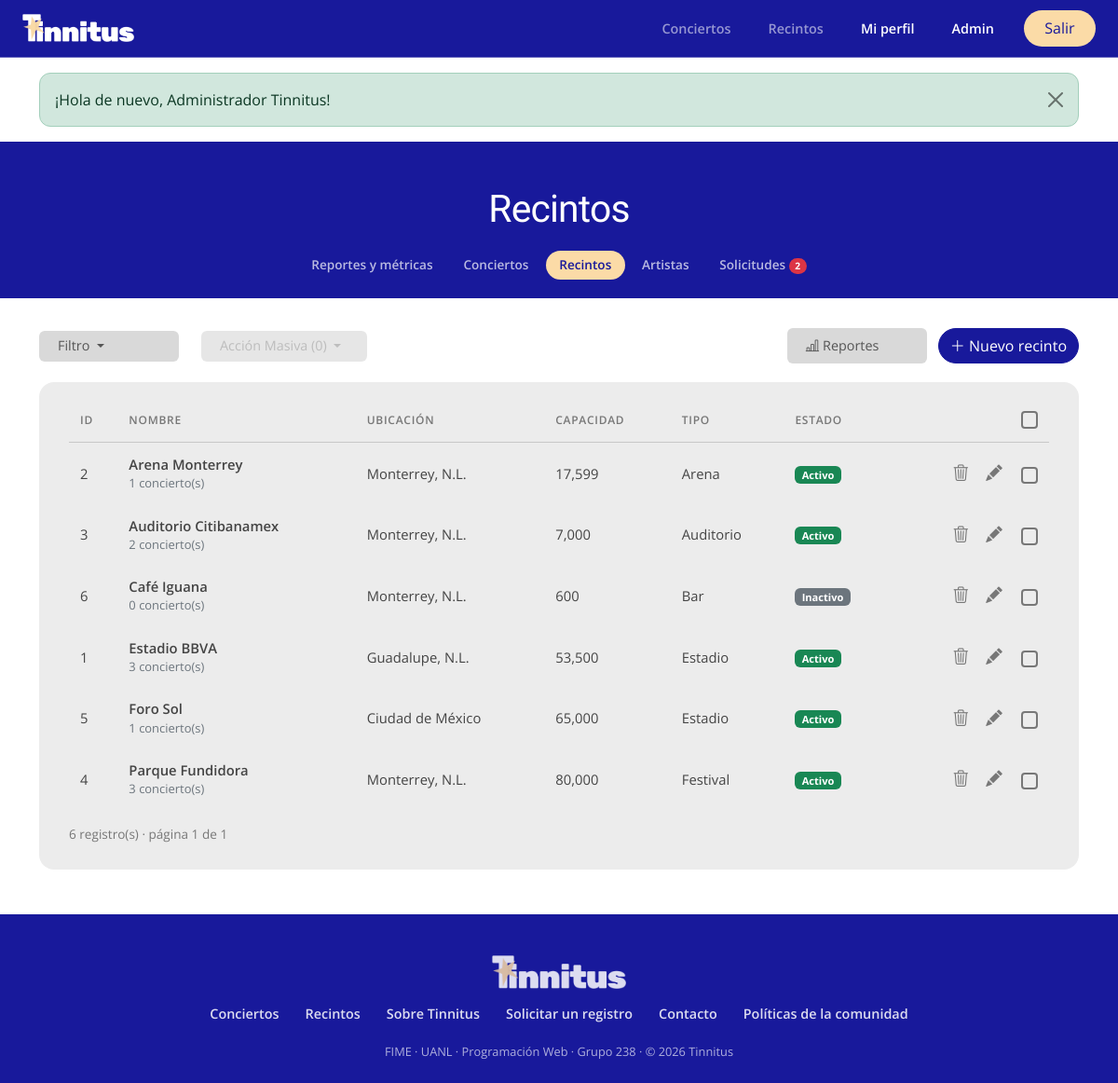
The app's page /admin-venues.php (signed in), older data.
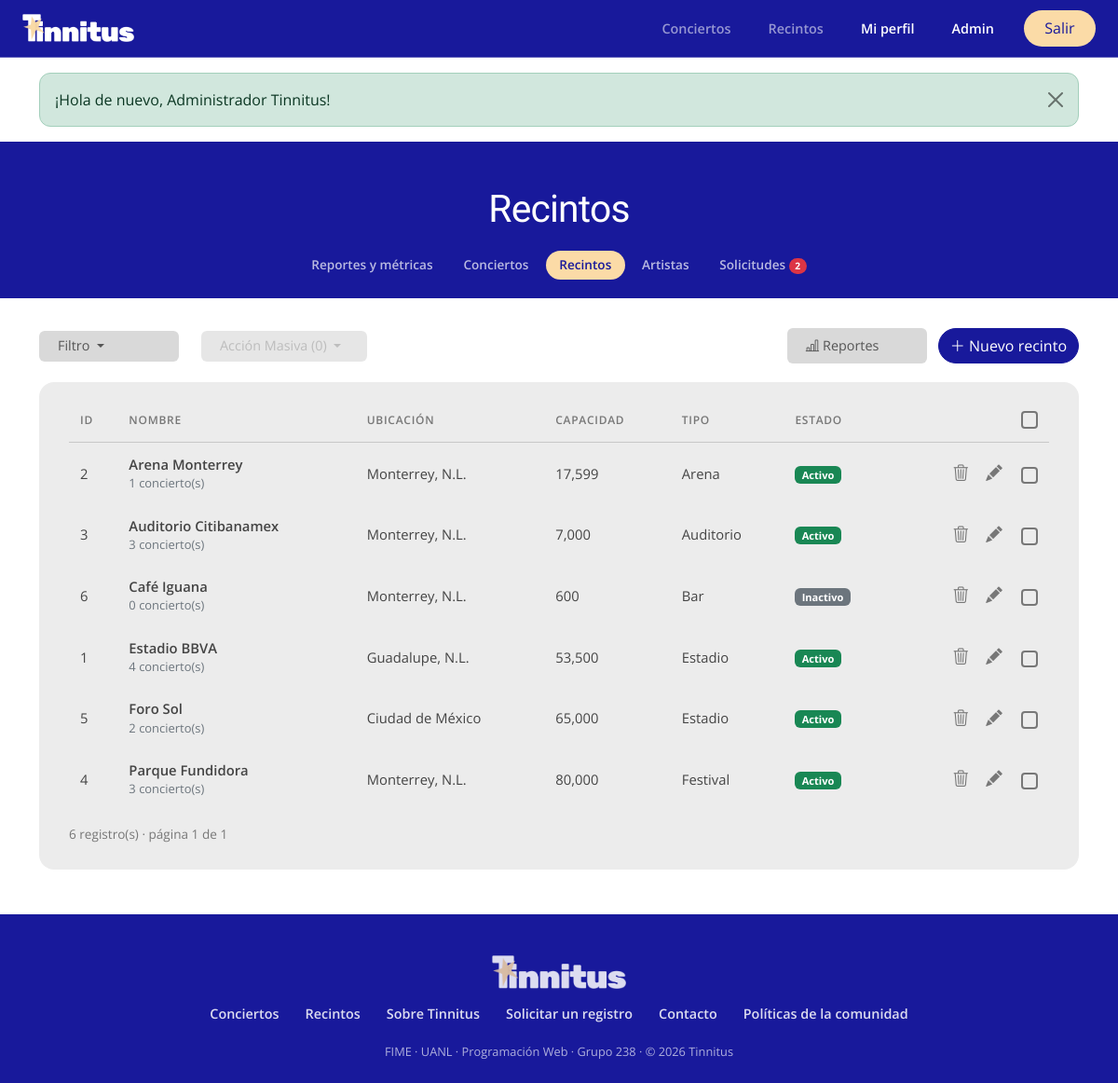
The same page, newer data.
### tables this page shows
CREATE TABLE recintos (
    id         INT UNSIGNED AUTO_INCREMENT PRIMARY KEY,
    nombre     VARCHAR(120) NOT NULL,
    ciudad     VARCHAR(80)  NOT NULL,
    capacidad  INT UNSIGNED NOT NULL,
    tipo       ENUM('Estadio','Arena','Auditorio','Foro','Festival','Bar') NOT NULL,
    estado     ENUM('activo','inactivo') NOT NULL DEFAULT 'activo',
    foto_url   VARCHAR(500) NULL,
    CONSTRAINT chk_capacidad CHECK (capacidad BETWEEN 1 AND 200000),
    CONSTRAINT uq_recinto UNIQUE (nombre, ciudad)
);

### includes/db.php (called while the page is built, shortened)
<?php
function db(): PDO
{
    static $pdo = null;
    if ($pdo === null) {
        $dsn = 'mysql:host=' . DB_HOST . ';port=' . DB_PORT . ';dbname=' . DB_NAME . ';charset=utf8mb4';
        $pdo = new PDO($dsn, DB_USER, DB_PASS, [
            PDO::ATTR_ERRMODE            => PDO::ERRMODE_EXCEPTION,
            PDO::ATTR_DEFAULT_FETCH_MODE => PDO::FETCH_ASSOC,
            PDO::ATTR_EMULATE_PREPARES   => false,
        ]);
    }
    return $pdo;
}
function q(string $sql, array $params = []): PDOStatement
{
    $stmt = db()->prepare($sql);
    $stmt->execute($params);
    return $stmt;
}

### includes/auth.php (called while the page is built, shortened)
<?php
require_once __DIR__ . '/db.php';
function url(string $path = ''): string
{
    return BASE_URL . '/' . ltrim($path, '/');
}
function e(?string $text): string
{
    return htmlspecialchars($text ?? '', ENT_QUOTES, 'UTF-8');
}
function paginar(int $total, int $porPagina): array
{
    $paginas = max(1, (int) ceil($total / $porPagina));
    $pagina = min(max(1, (int) ($_GET['pagina'] ?? 1)), $paginas);
    return [$pagina, $paginas, ($pagina - 1) * $porPagina];
}

### admin-venues.php (the view, shortened to what the changed rows need)
<?php
require_once __DIR__ . '/includes/auth.php';
$cond = [];
$params = [];
$where = $cond ? 'WHERE ' . implode(' AND ', $cond) : '';
$total = (int) q("SELECT COUNT(*) FROM recintos r $where", $params)->fetchColumn();
[$pagina, $paginas, $offset] = paginar($total, 10);
$recintos = q("SELECT r.*, COUNT(c.id) AS conciertos FROM recintos r
               LEFT JOIN conciertos c ON c.recinto_id = r.id
               $where GROUP BY r.id ORDER BY r.nombre LIMIT 10 OFFSET $offset", $params)->fetchAll();
require __DIR__ . '/includes/header.php';
require __DIR__ . '/includes/admin-nav.php';
?>
<div class="container">
    <div class="card-table mb-5">
        <div class="table-responsive">
            <table class="table align-middle" id="tabla">
                <thead>
                    <tr>
                        <th>ID</th><th>Nombre</th><th>Ubicación</th><th>Capacidad</th><th>Tipo</th><th>Estado</th>
                        <th class="acciones"><input class="form-check-input" type="checkbox" id="check-all" aria-label="Seleccionar todos"></th>
                    </tr>
                </thead>
                <tbody>
                <?php foreach ($recintos as $r):
                    $json = json_encode(['id' => $r['id'], 'nombre' => $r['nombre'], 'ciudad' => $r['ciudad'], 'capacidad' => $r['capacidad'], 'tipo' => $r['tipo'], 'estado' => $r['estado'], 'foto_url' => $r['foto_url']]); ?>
                    <tr data-id="<?= $r['id'] ?>">
                        <td><?= $r['id'] ?></td>
                        <td class="fw-semibold"><a class="text-reset text-decoration-none" href="<?= url('recinto.php?id=' . $r['id']) ?>" title="Ver página pública"><?= e($r['nombre']) ?></a><div class="small text-secondary fw-normal"><?= $r['conciertos'] ?> concierto(s)</div></td>
                        <td><?= e($r['ciudad']) ?></td>
                        <td><?= number_format($r['capacidad']) ?></td>
                        <td><?= e($r['tipo']) ?></td>
                        <td><?= $r['estado'] === 'activo' ? '<span class="badge text-bg-success">Activo</span>' : '<span class="badge text-bg-secondary">Inactivo</span>' ?></td>
                        <td class="acciones">
                            <button class="btn-tool btn-eliminar" data-nombre="<?= e($r['nombre']) ?>" title="Eliminar" aria-label="Eliminar"><i class="bi bi-trash3"></i></button>
                            <button class="btn-tool btn-editar" data-json='<?= e($json) ?>' title="Editar" aria-label="Editar"><i class="bi bi-pencil-fill"></i></button>
                            <input class="form-check-input row-check" type="checkbox" value="<?= $r['id'] ?>" aria-label="Seleccionar">
                        </td>
                    </tr>
                <?php endforeach; ?>
                </tbody>
            </table>
        </div>
    </div>
</div>
<?php require __DIR__ . '/includes/footer.php'; ?>

Row changes from the older to the newer data that the page shows:
changed recintos "Auditorio Citibanamex": conciertos "2" → "3"
changed recintos "Estadio BBVA": conciertos "3" → "4"
changed recintos "Foro Sol": conciertos "1" → "2"
